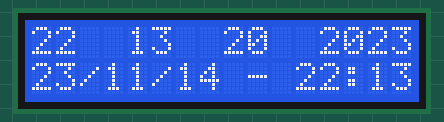
The sketch below on a simulated ESP32. Shown: 16×2 character LCD. The local clock reads 2024-03-15 10:24:30 at power-on unless the sketch sets it; what the sketch prints to the serial monitor is not drawn.

Above: at 0.1 s.
At 4.3 s:
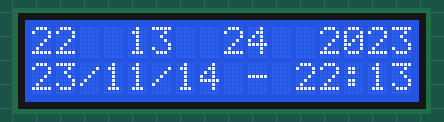
At 9.5 s:
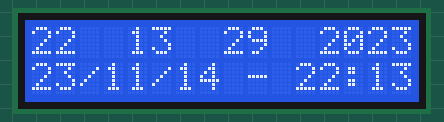
At 18.8 s:
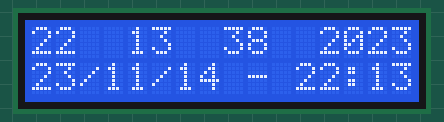
At 28.1 s:
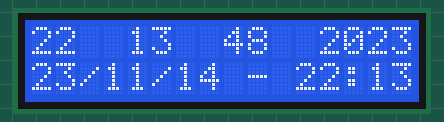
At 38.5 s:
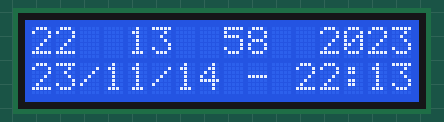

The sketch:

sketch_mar03b.ino
```cpp
#include <SD.h>
#include <SPI.h>
#include <FS.h>
#include <FSImpl.h>
#include <RTClib.h>
#include <LiquidCrystal_I2C.h>
#include <Wire.h>
#define TEMP 34


//////////////////////////////////////////////////////////DEFINE VARIABLES
#define SD_CS 5
LiquidCrystal_I2C lcd( 0x27, 16 ,2 );
RTC_DS3231 rtc;
char daysOfTheWeek[7][12] = {"Sunday", "Monday", "Tuesday", "Wednesday", "Thursday", "Friday", "Saturday"};
////////////////////////////////////////////////////////// DEFINE VARIABLES

double SetTemp = 0; // set point of temperature


File myFile;        // MY FILE OBJECT
//#define CS_RD 12
String dataMessage;

void setup(){

SetTemp = 50;
pinMode( TEMP, INPUT );
//pinMode( CS_RD, OUTPUT);

lcd.begin();
lcd.backlight();
Serial.begin( 9600 );


/////////////////////////// RTC BLOCK
rtc.begin();
if (! rtc.begin()) {
Serial.println("Couldn't find RTC");
while (1);

////////////////////////// RTC BLOCK
}
rtc.adjust(DateTime(__DATE__, __TIME__));
}


void loop(){


DateTime now = rtc.now();
 ///////////////////////////////////////////////////// Display
lcd.clear();
lcd.setCursor(0,0);
//lcd.print( temp()/2 );
lcd.print(now.hour(), DEC);

lcd.setCursor(4,0);
lcd.print(now.minute(), DEC);
lcd.setCursor(8,0);
lcd.print(now.second(), DEC);
lcd.setCursor(12,0);
lcd.print(now.year(), DEC);
RTCtest ();
lcd.setCursor(0,1);
lcd.print(dataMessage.c_str()); ///////////////// display all log on LCD
Serial.println(dataMessage.c_str());
delay(1000);
}


void RTCtest (){

DateTime now = rtc.now();
  char buf2[] = "YY/MM/DD - hh:mm:ss";
  char buf4[] = "MM-DD-YYYY";
  dataMessage = String(now.toString(buf2));
}
```

Measured:
- what the display in image 1 shows lasts 1.1 s, from 4.2 s to 5.3 s
